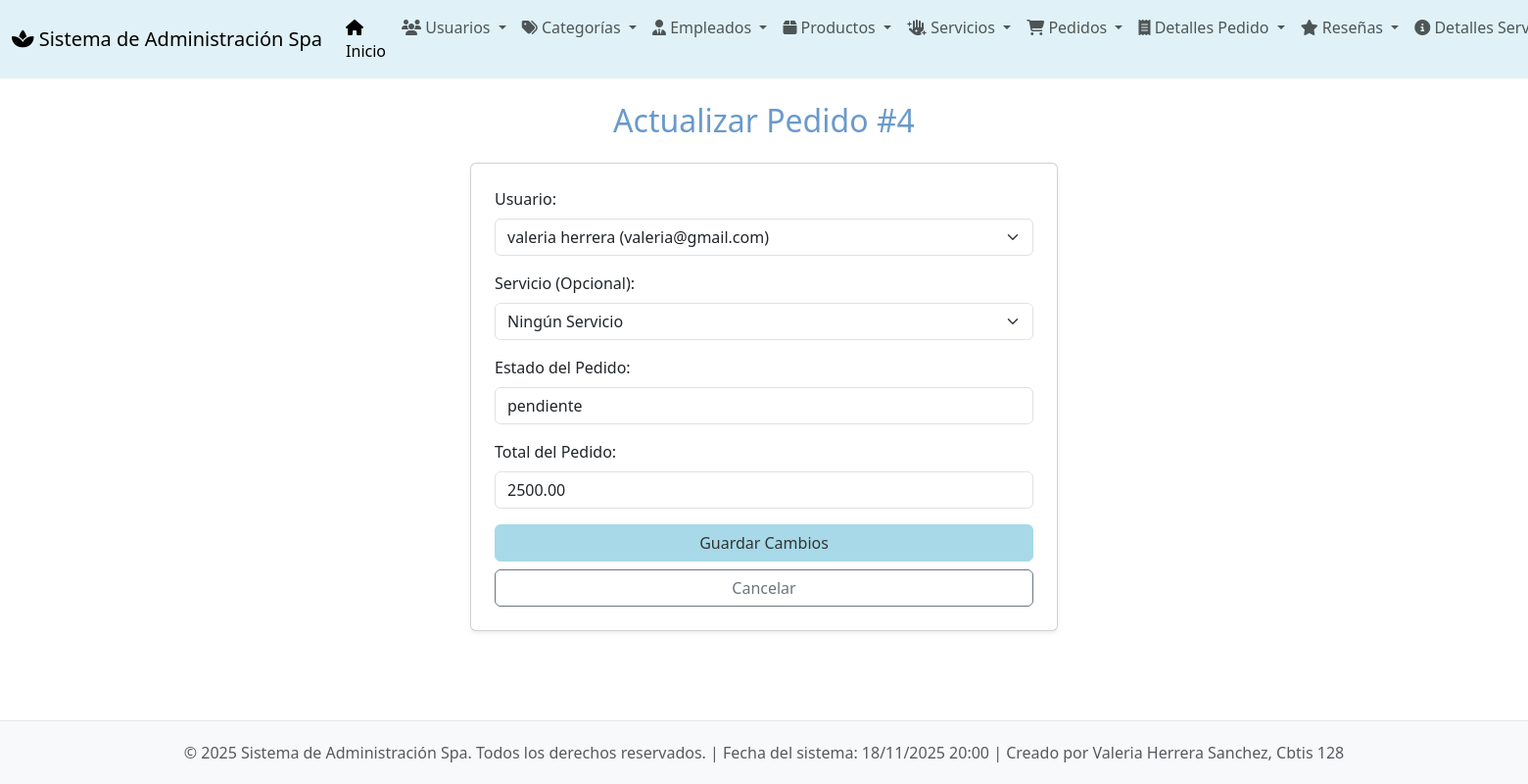
/pedidos/actualizar/4/, run on the app's committed database.
### app_Spa/models.py (models this page shows, shortened)
class Pedidos(models.Model):
    id_pedido = models.AutoField(primary_key=True, unique=True)
    usuario = models.ForeignKey(
        Usuarios,
        on_delete=models.CASCADE,
        related_name="pedidos"
    )
    fecha_pedido = models.DateTimeField(auto_now_add=True)
    estado_pedido = models.CharField(max_length=50)
    total_pedido = models.DecimalField(max_digits=10, decimal_places=2, default=0)

class Usuarios(models.Model):
    id_usuario = models.AutoField(primary_key=True)
    nombre = models.CharField(max_length=20)
    apellido = models.CharField(max_length=20)
    correo = models.EmailField(max_length=25, unique=True)
    telefono = models.CharField(max_length=15)
    direccion = models.CharField(max_length=200)
    fecha_registro = models.DateTimeField(auto_now_add=True)

### app_Spa/views.py (the view, shortened to what this page needs)
# urls.py: path('pedidos/actualizar/<int:id_pedido>/', views.actualizar_pedido, name='actualizar_pedido'),
def actualizar_pedido(request, id_pedido):
    pedido = get_object_or_404(Pedidos, pk=id_pedido)
    usuarios = Usuarios.objects.all()
    servicios = Servicios.objects.all()
    return render(request, 'pedidos/actualizar_pedido.html', {'pedido': pedido, 'usuarios': usuarios, 'servicios': servicios})

### app_Spa/templates/pedidos/actualizar_pedido.html (shortened to what this page needs)
{% extends 'base.html' %}
{% block content %}
<h2 class="mb-4 text-center" style="color: #6a9acb;">Actualizar Pedido #{{ pedido.id_pedido }}</h2>
<div class="card p-4 shadow-sm mx-auto" style="max-width: 600px;">
    <form method="post">
        <div class="mb-3">
            <label for="usuario" class="form-label">Usuario:</label>
            <select class="form-select" id="usuario" name="usuario" required>
                {% for usuario in usuarios %}
                    <option value="{{ usuario.id_usuario }}" {% if usuario.id_usuario == pedido.usuario.id_usuario %}selected{% endif %}>
                        {{ usuario.nombre }} {{ usuario.apellido }} ({{ usuario.correo }})
                    </option>
                {% endfor %}
            </select>
        </div>
        <div class="mb-3">
            <label for="servicio" class="form-label">Servicio (Opcional):</label>
            <select class="form-select" id="servicio" name="servicio">
                <option value="">Ningún Servicio</option>
            </select>
        </div>
        <div class="mb-3">
            <label for="estado_pedido" class="form-label">Estado del Pedido:</label>
            <input type="text" class="form-control" id="estado_pedido" name="estado_pedido" value="{{ pedido.estado_pedido }}" required>
        </div>
        <div class="mb-3">
            <label for="total_pedido" class="form-label">Total del Pedido:</label>
            <input type="number" step="0.01" class="form-control" id="total_pedido" name="total_pedido" value="{{ pedido.total_pedido }}" required>
        </div>
        <div class="d-grid gap-2">
            <button type="submit" class="btn btn-primary">Guardar Cambios</button>
            <a href="{% url 'ver_pedidos' %}" class="btn btn-outline-secondary">Cancelar</a>
        </div>
    </form>
</div>
{% endblock %}

### app_Spa/templates/base.html (style rules this page uses)
body { display: flex; flex-direction: column; min-height: 100vh; }
.btn-primary { background-color: #a7d9e8; border-color: #a7d9e8; color: #333; }

### data on the page
Pedidos: id_pedido "4", usuario "valeria herrera (valeria@gmail.com)", estado_pedido "pendiente", total_pedido "2500.00"
